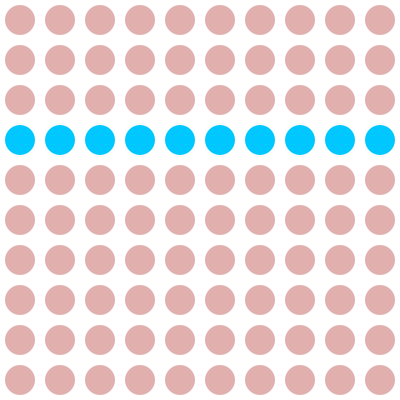
Frame 1 (no input)
Frame 60 (the mouse pressed at the canvas centre just before this capture): identical to frame 1, image omitted
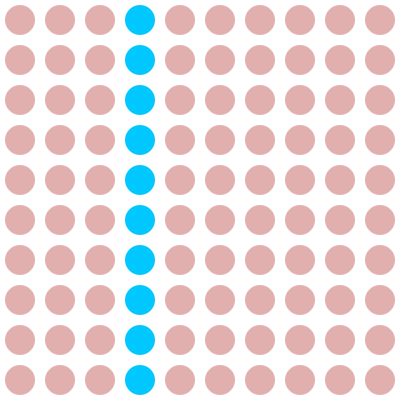
Frame 120 (the mouse held since frame 60 and released just before this capture)

The Processing sketch that drew these frames (run headless with seeded random() and noise(); from frame 60 on, the mouse is pressed at the canvas centre):

// Processing sketch: circle_gridJason
// ── circle_gridJason.pde
boolean jason = true;

void setup()
{
  size(400, 400);
  noStroke();
  fill(180, 50, 50, 100);
}

void draw()
{
  background(255);

  for (int row=0; row<10; row = row+1)
  {
    for (int col=0; col<10; col = col+1)
    {
      if (row == 3 && jason || col == 3 && !jason) {
        fill(0, 200, 255);
      } else {
        fill(180, 50, 50, 100);
      }
      ellipse(20 + col*40, 20 + row*40, 30, 30);
      
    }
  }
  println(jason);
}

void mousePressed() {
  jason = !jason;
}

void mouseReleased() {
  jason = !jason;
}
